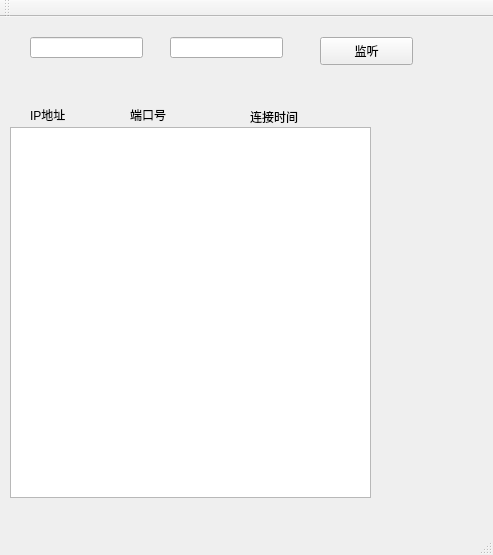
<?xml version="1.0" encoding="UTF-8"?>
<ui version="4.0">
 <class>MainWindow</class>
 <widget class="QMainWindow" name="MainWindow">
  <property name="geometry">
   <rect>
    <x>0</x>
    <y>0</y>
    <width>493</width>
    <height>555</height>
   </rect>
  </property>
  <property name="windowTitle">
   <string>MainWindow</string>
  </property>
  <widget class="QWidget" name="centralWidget">
   <widget class="QLineEdit" name="lineEdit_IP">
    <property name="geometry">
     <rect>
      <x>30</x>
      <y>20</y>
      <width>113</width>
      <height>21</height>
     </rect>
    </property>
   </widget>
   <widget class="QLineEdit" name="lineEdit_Port">
    <property name="geometry">
     <rect>
      <x>170</x>
      <y>20</y>
      <width>113</width>
      <height>21</height>
     </rect>
    </property>
   </widget>
   <widget class="QPushButton" name="pushButton">
    <property name="geometry">
     <rect>
      <x>320</x>
      <y>20</y>
      <width>93</width>
      <height>28</height>
     </rect>
    </property>
    <property name="text">
     <string>监听</string>
    </property>
   </widget>
   <widget class="QTextEdit" name="textEdit_2">
    <property name="geometry">
     <rect>
      <x>10</x>
      <y>110</y>
      <width>361</width>
      <height>371</height>
     </rect>
    </property>
   </widget>
   <widget class="QLabel" name="label_2">
    <property name="geometry">
     <rect>
      <x>30</x>
      <y>90</y>
      <width>72</width>
      <height>15</height>
     </rect>
    </property>
    <property name="text">
     <string>IP地址</string>
    </property>
   </widget>
   <widget class="QLabel" name="label_3">
    <property name="geometry">
     <rect>
      <x>130</x>
      <y>90</y>
      <width>72</width>
      <height>15</height>
     </rect>
    </property>
    <property name="text">
     <string>端口号</string>
    </property>
   </widget>
   <widget class="QLabel" name="label_4">
    <property name="geometry">
     <rect>
      <x>250</x>
      <y>90</y>
      <width>121</width>
      <height>20</height>
     </rect>
    </property>
    <property name="text">
     <string>连接时间</string>
    </property>
   </widget>
  </widget>
  <widget class="QMenuBar" name="menuBar">
   <property name="geometry">
    <rect>
     <x>0</x>
     <y>0</y>
     <width>493</width>
     <height>26</height>
    </rect>
   </property>
  </widget>
  <widget class="QToolBar" name="mainToolBar">
   <attribute name="toolBarArea">
    <enum>TopToolBarArea</enum>
   </attribute>
   <attribute name="toolBarBreak">
    <bool>false</bool>
   </attribute>
  </widget>
  <widget class="QStatusBar" name="statusBar"/>
 </widget>
 <layoutdefault spacing="6" margin="11"/>
 <resources/>
 <connections/>
</ui>
